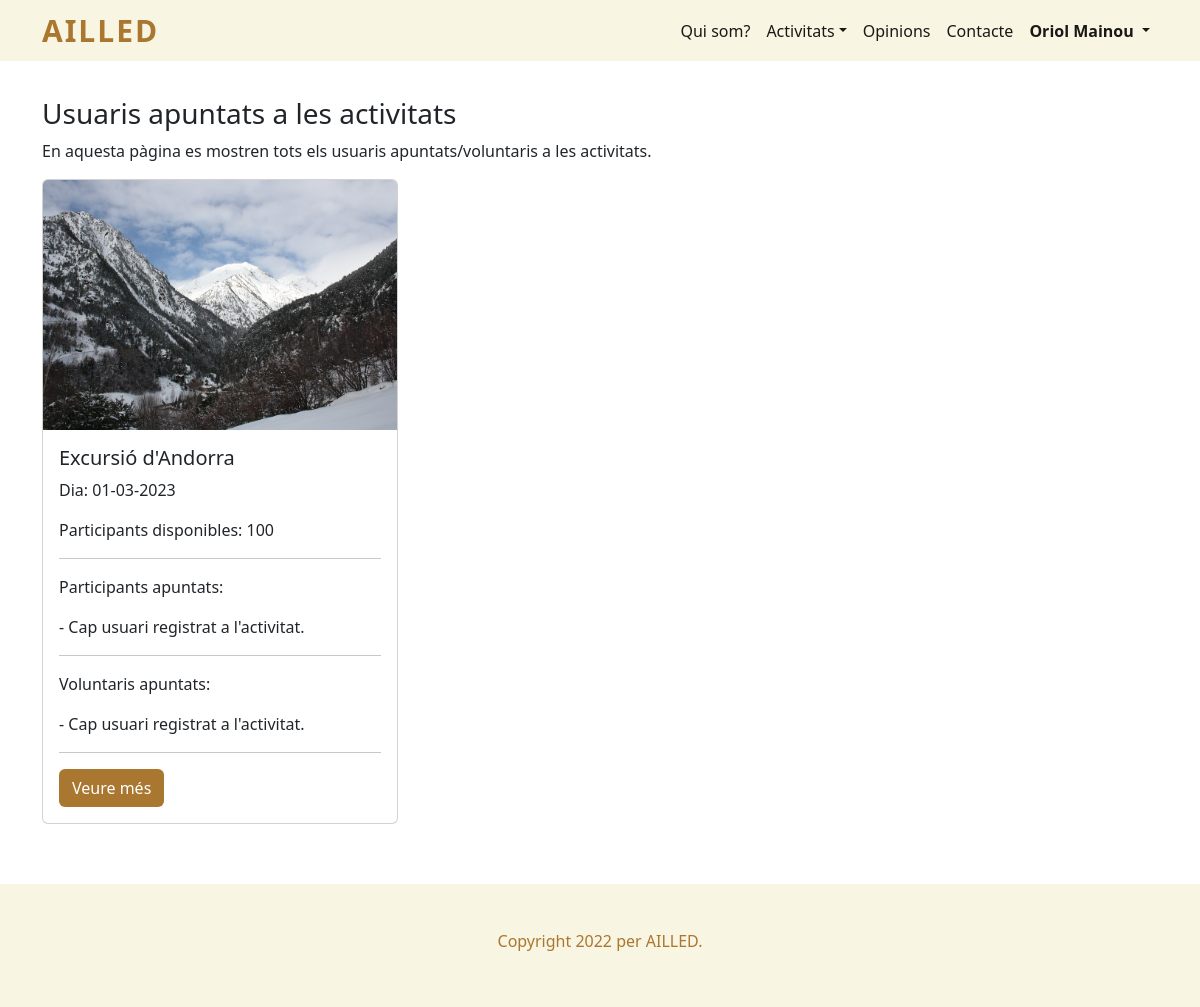
Before: /admin_usuaris_apuntats_activitats.php (signed in) with the older database file.
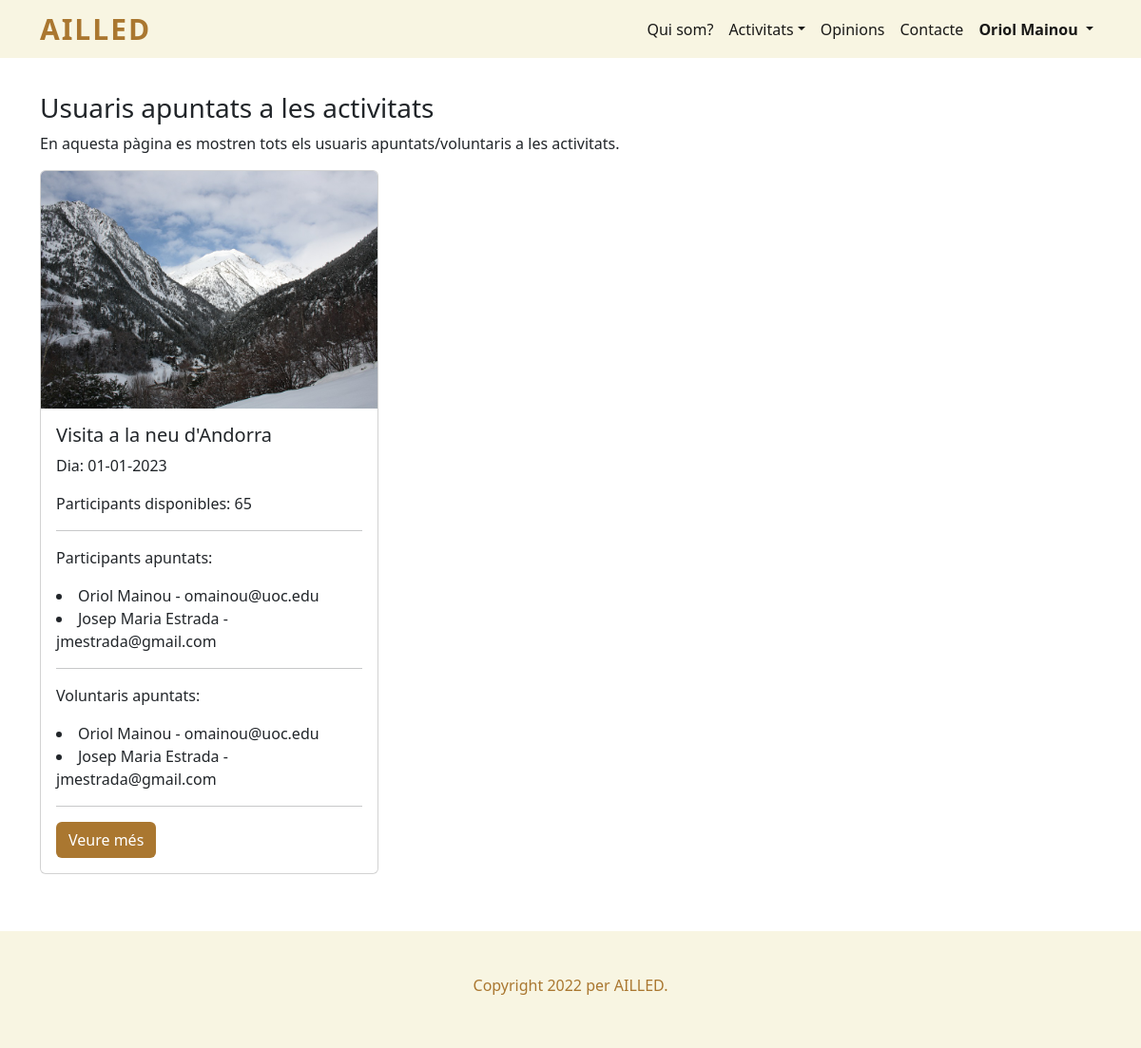
After: the same page with the newer database file.
### tables this page shows
CREATE TABLE `usuari` (
  `id` int(11) NOT NULL,
  `nom` varchar(50) NOT NULL,
  `telefon` int(11) NOT NULL,
  `email` varchar(50) NOT NULL,
  `contrasenya` text NOT NULL,
  `imatge` varchar(50) NOT NULL,
  `es_admin` int(11) NOT NULL
);

CREATE TABLE `activitat` (
  `id` int(11) NOT NULL,
  `nom` varchar(50) NOT NULL,
  `id_usuari` int(11) NOT NULL,
  `ubicacio` varchar(50) NOT NULL,
  `descripcio` varchar(300) NOT NULL,
  `participants` int(11) NOT NULL,
  `participants_disponibles` int(11) NOT NULL,
  `dia` date NOT NULL,
  `hora` time NOT NULL,
  `preu` int(11) NOT NULL,
  `imatge` varchar(50) NOT NULL,
  `transport` int(11) NOT NULL,
  `lloc_sortida_transport` varchar(50) NOT NULL,
  `id_vehicle_transport` int(11) NOT NULL,
  `voluntaris` int(11) NOT NULL,
  `voluntaris_disponibles` int(11) NOT NULL,
  `esta_acceptada` int(11) NOT NULL
);

### admin_usuaris_apuntats_activitats.php (the view, shortened to what the changed rows need)
<!doctype html>
<html lang="es">
<head>
  <?php
    include "codi_repetit/head.php";
  ?>
</head>
<body>
  <header>
    <?php
      include "codi_repetit/menu_navegacio.php";
      menu_navegacio();
    ?>
  </header>
  <main>
    <section id="contingut_pagina">
      <div class="container">
        <?php
        if (isset($_SESSION["id_usuari_sessio"])) {
          $sessio = $_SESSION["id_usuari_sessio"];
          $sql_admin = "SELECT * FROM usuari WHERE es_admin > 0 AND id = '$sessio'";
          $resultat_admin = $connexio->query($sql_admin);
          if ($resultat_admin->num_rows > 0) {
            ?>
            <div class="row" id="usuaris_apuntats_activitats">
              <?php
              $dia_ara = date("Y-m-d");
              $sql = "SELECT * FROM activitat WHERE dia >= '$dia_ara' AND esta_acceptada != 0 ORDER BY dia ASC";
              $result = $connexio->query($sql);
              if ($result->num_rows > 0) {
                while($row = $result->fetch_assoc()) {
                  ?>
                  <div class="col-lg-4 mb-4">
                    <div class="card">
                      <?php
                      echo "<img src='imatges/activitats/". $row["imatge"] ."' alt='". $row["id"] ."' class='card-img-top' height='250'>";
                      ?>
                      <div class="card-body">
                        <h5 class="card-title">
                          <?php
                          echo $row["nom"];
                          ?>
                        </h5>
                        <p class="card-text">
                          Dia:
                          <?php
                          $data_convertida = date("d-m-Y", strtotime($row["dia"]));
                          echo $data_convertida;
                          ?>
                        </p>
                        <p class="card-text">Participants disponibles: <?php echo $row["participants_disponibles"] ?></p>
                        <hr>
                        <p class="card-text">Participants apuntats:</p>
                        <?php
                        $sql_participants = "SELECT * FROM participants_apuntats WHERE id_activitat = " . $row['id'];
                        $resultat_participants = $connexio->query($sql_participants);
                        if ($resultat_participants->num_rows > 0) {
                          while ($row_participants = $resultat_participants->fetch_assoc()) {
                            $sql_usuaris = "SELECT * FROM usuari WHERE id = " . $row_participants['id_usuari'];
                            $resultat_usuaris = $connexio->query($sql_usuaris);
                            while ($row_usuaris = $resultat_usuaris->fetch_assoc()) {
                              echo "<li>" . $row_usuaris["nom"] . " - " . $row_usuaris["email"] . "</li>";
                            }
                          }
                        } else {
                          echo "- Cap usuari registrat a l'activitat.";
                        }
                        ?>
                        <hr>
                        <p class="card-text">Voluntaris apuntats:</p>
                        <?php
                        $sql_participants = "SELECT * FROM participants_apuntats WHERE id_activitat = " . $row['id'];
                        $resultat_participants = $connexio->query($sql_participants);
                        if ($resultat_participants->num_rows > 0) {
                          while ($row_participants = $resultat_participants->fetch_assoc()) {
                            $sql_usuaris = "SELECT * FROM usuari WHERE id = " . $row_participants['id_usuari'];
                            $resultat_usuaris = $connexio->query($sql_usuaris);
                            while ($row_usuaris = $resultat_usuaris->fetch_assoc()) {
                              echo "<li>" . $row_usuaris["nom"] . " - " . $row_usuaris["email"] . "</li>";
                            }
                          }
                        } else {
                          echo "- Cap usuari registrat a l'activitat.";
                        }
                        ?>
                        <hr>
                        <div class="veuremes">
                          <a href="detall_activitat.php?id=<?php echo $row["id"]?>" class="boto_marro btn">Veure més</a>
                        </div>
                      </div>
                    </div>
                  </div>
                  <?php
                }
              } else {
                ?>
                <div class="alert alert-success" role="alert">
                  <h6 class="alert-heading">Cap activitat disponible.</h6>
                </div>
                <?php
              }
              ?>
            </div>
            <?php
          } else {
            ?>
            <h2>No té permisos per visualitzar la pàgina</h2>
            <p>Torna a la pàgina principal.</p>
            <a class="boto_marro btn" href="index.php">Pàgina inicial</a>
            <?php
          }
        } else {
          no_ha_iniciat_sessio();
        }
        ?>
      </div>
    </section>
  </main>
</body>
</html>

### codi_repetit/menu_navegacio.php (shortened to what the changed rows need)
<?php
  function menu_navegacio() {
    ?>
    <nav class="navbar navbar-expand-lg">
      <div class="container">
        <div class="collapse navbar-collapse" id="nav_menu_navegacio">
          <ul class="navbar-nav ms-md-auto" id="menu_principal">
            <?php
            if (!isset($_SESSION['id_usuari_sessio'])) {
              ?>
              <li class="nav-item">
                <a class="nav-link active" href="iniciar_sessio_usuari.php">Iniciar sessió</a>
              </li>
              <li class="nav-item">
                <a class="nav-link active" href="registrar_usuari.php">Registrar-me</a>
              </li>
              <?php
            } else {
              ?>
              <li class="nav-item dropdown">
                <a style="font-weight: bold;" class="nav-link active dropdown-toggle" id="navbarDropdown" role="button" data-bs-toggle="dropdown" aria-expanded="false">
                  <?php
                  $connexio = new mysqli("localhost", "root", "", "bbdd_ailled");
                  $connexio->set_charset("utf8");
                  $sql = "SELECT * FROM usuari WHERE id = " . $_SESSION['id_usuari_sessio'] ;
                  $result = $connexio->query($sql);
                  if ($result->num_rows > 0) {
                    while ($row = $result->fetch_assoc()) {
                      echo $row["nom"];
                    }
                  }
                  ?>
                </a>
              </li>
              <?php
            }
            ?>
          </ul>
        </div>
      </div>
    </nav>
    <?php
  }
?>

Changed rows visible on the page:
changed activitat: nom "Excursió d'Andorra" → "Visita a la neu d'Andorra"; dia "01-03-2023" → "01-01-2023"; participants_disponibles "100" → "65"; no longer shows "- Cap usuari registrat a l'activitat. - Cap usuari registrat a l'activitat."
added participants_apuntats: usuari (nom "Oriol Mainou", email "omainou@uoc.edu")
now on this page (row unchanged): usuari: nom "Josep Maria Estrada", email "jmestrada@gmail.com"
